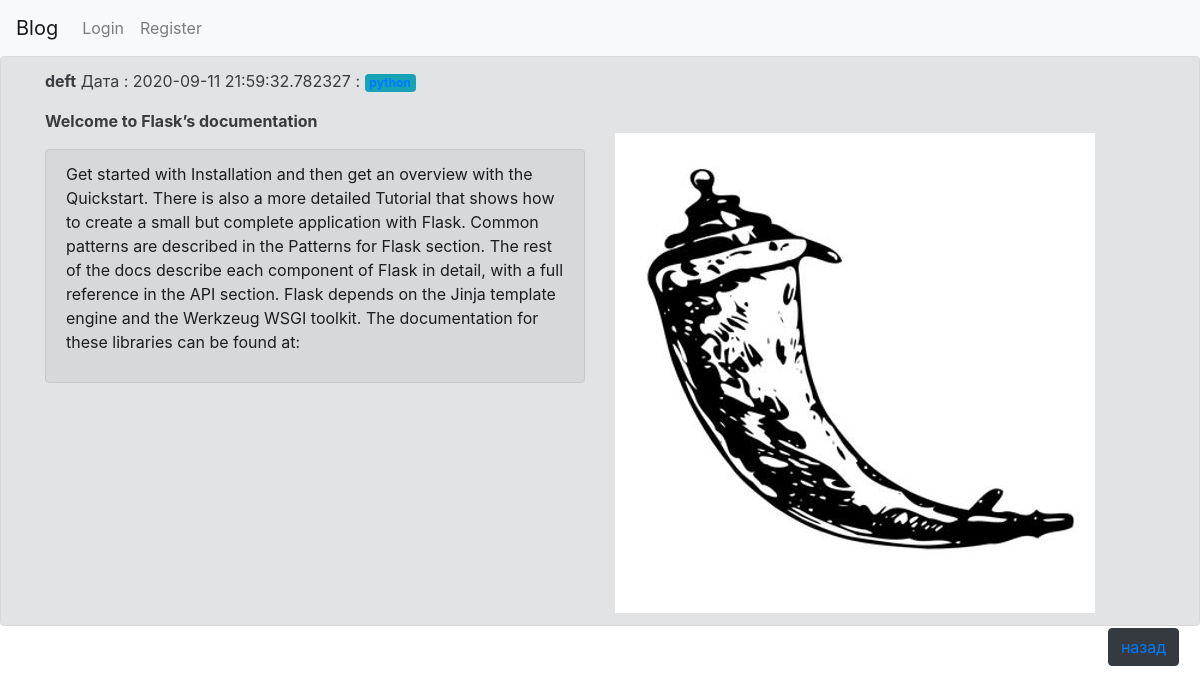
The page /show?id=1 on the database its author committed.
### app.py (models this page shows, shortened)
class Article(db.Model):
    id=db.Column(db.Integer,primary_key=True)
    Authors=db.Column(db.String(50), nullable = False)
    Header=db.Column(db.String(300), nullable = False)
    content = db.Column(db.String(1500), nullable = False)
    img1=db.Column(db.String(248), nullable=True)
    creationData=db.Column(db.DateTime,default=datetime.now())
    tagi= db.relationship('Tag',backref='tags',lazy='dynamic')

class Tag(db.Model):
    id=db.Column(db.Integer,primary_key=True)
    name=db.Column(db.String(100))
    postId=db.Column(db.Integer,  db.ForeignKey('article.id'))

### app.py (the view)
@app.route('/show', methods=['GET'])
def show():
    artId = request.args.get('id')
    tags=Tag.query.filter_by(postId=artId).all()
    text = Article.query.filter_by(id=artId).first()
    return render_template('show.html',art=text,tags=tags)

### templates/show.html (shortened to what this page needs)
{% extends "base.html" %}
{% block content %}
<div class="alert alert-secondary">
<div class="container">
<div class="row">
  <div class="col-12">
       <b>{{ art.Authors}}</b>  Дата : {{art.creationData}} :
       <span class="badge badge-info">
       {%for i in tags%} {%if i.name%} <a href="/post_tag/{{i.name}}">{{i.name}}</a>{%endif%} {%else%} no tag {%endfor%}
     </span></p>
       <strong>{{art.Header}}</strong>
    </div>
</div>
</div>
<div class="container">
<div class="row">
     <div class="col-12 col-sm-12 col-md-6 col-lg-6 col-xl-6">
          <p><div class="alert alert-dark" role="alert">{{art.content}}</p> </div>
         </div> <div class="col-12 col-sm-12 col-md-6 col-lg-6 col-xl-6">
             <img src="/static/images/{{art.img1}}">
             </div>
            </div>
        </div>
             <button type="button" class="btn btn-dark float-right" style="margin-top: 15px;"  ><a href="\">назад</a></button>
    {% endblock %}

### rows shown on the page
Article: Authors "deft", creationData "2020-09-11 21:59:32.782327", Header "Welcome to Flask’s documentation", content "Get started with Installation and then get an overview with the Quickstart. There is also a more detailed Tutorial that shows how to create a small but complete application with Flask. Common patterns are described in the Patterns for Flask section. The rest of the docs describe each component of Flask in detail, with a full reference in the API section. Flask depends on the Jinja template engine and the Werkzeug WSGI toolkit. The documentation for these libraries can be found at:", img1 (picture)
Tag: name "python"
